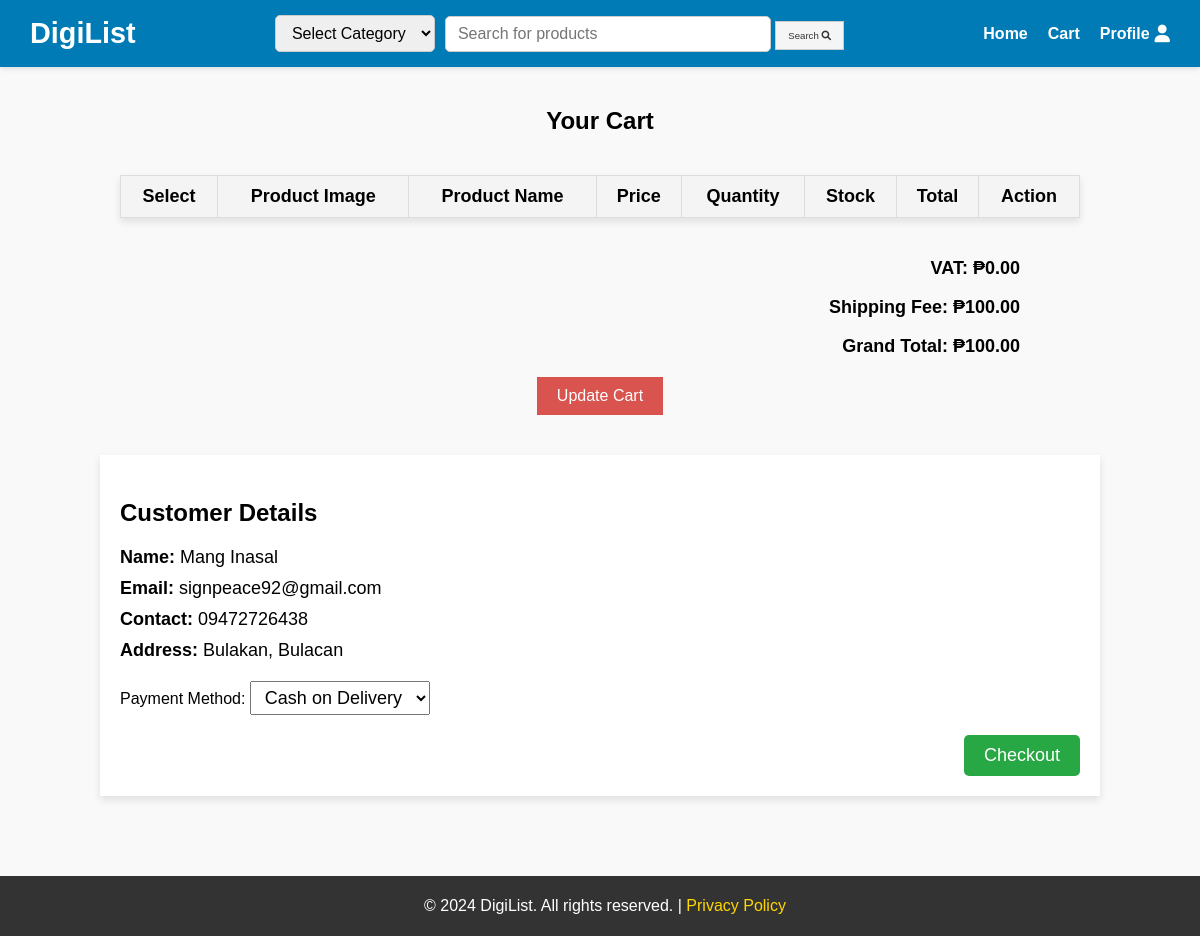
The page /customer_cart.php (signed in) on the database its author committed.
### tables this page shows
CREATE TABLE `users` (
  `user_id` int(11) NOT NULL,
  `fullname` varchar(255) NOT NULL,
  `username` varchar(255) DEFAULT NULL,
  `password` varchar(255) DEFAULT NULL,
  `email` varchar(255) DEFAULT NULL,
  `user_contact` varchar(15) DEFAULT NULL,
  `user_address` text DEFAULT NULL,
  `role` enum('Customer','Admin') DEFAULT 'Customer',
  `user_img` varchar(255) DEFAULT NULL,
  `time_created` timestamp NOT NULL DEFAULT current_timestamp() ON UPDATE current_timestamp(),
  `time_updated` timestamp NOT NULL DEFAULT current_timestamp() ON UPDATE current_timestamp(),
  `reset_token` varchar(255) DEFAULT NULL,
  `token_expiry` datetime DEFAULT NULL
);

### htdocs/customer_cart.php (the view, shortened to what this page needs)
<?php
include 'connection.php';
$user_id = $_SESSION['user_id'];
$sql_user = "SELECT fullname, email, user_contact, user_address FROM users WHERE user_id = ?";
$stmt_user = $conn->prepare($sql_user);
$stmt_user->bind_param("i", $user_id);
$stmt_user->execute();
$user_details = $stmt_user->get_result()->fetch_assoc();
?>
<!DOCTYPE html>
<html lang="en">
<head>
    <link rel="stylesheet" href="https://cdnjs.cloudflare.com/ajax/libs/font-awesome/6.0.0-beta3/css/all.min.css">
</head>
<body>
<header class="navbar">
    <div class="logo">
        <h1>DigiList</h1>
    </div>
    <div class="search-bar">
<select id="category-dropdown" onchange="redirectToCategory()">
    <option value="">Select Category</option>
</select>
    <form action="products_list.php" method="GET">
        <input type="text" name="search" placeholder="Search for products" value="">
        <button type="submit" class="search-button">Search <i class="fas fa-search"></i></button>
    </form>
    </div>
    <div class="nav-links">
        <ul>
            <li><a href="customer_dashboard.php">Home</a></li>
            <li><a href="customer_cart.php">Cart</a></li>
            <li class="dropdown">
                <a href="#" class="profile-icon">Profile <i class="fa fa-user"></i></a>
            </li>
        </ul>
    </div>
</header>
<div class="main-content">
    <h2 style="text-align:center; margin-top: 40px;">Your Cart</h2>
    <form action="" method="POST">
    <table class="cart-table">
        <thead>
            <tr>
                <th>Select</th>
                <th>Product Image</th>
                <th>Product Name</th>
                <th>Price</th>
                <th>Quantity</th>
                <th>Stock</th>
                <th>Total</th>
                <th>Action</th>
            </tr>
        </thead>
            <?php
            $total_price = 0;
                ?>
    </table>
    <div class="total-price">
      <?php
      $vat = $total_price * 0.10;
      $shipping_fee = 100;
      $grand_total = $total_price + $vat + $shipping_fee;
      ?>
      <p><strong>VAT: ₱<?php echo number_format($vat, 2); ?></strong></p>
      <p><strong>Shipping Fee: ₱<?php echo number_format($shipping_fee, 2); ?></strong></p>
      <p><strong>Grand Total: ₱<?php echo number_format($grand_total, 2); ?></strong></p>
    </div>
    <button type="submit" class="update-button" name="update_cart" value="update_cart">Update Cart</button>
    <div class="customer-details-section">
       <h3>Customer Details</h3>
      <p><strong>Name:</strong> <?php echo htmlspecialchars($user_details['fullname']); ?></p>
      <p><strong>Email:</strong> <?php echo htmlspecialchars($user_details['email']); ?></p>
      <p><strong>Contact:</strong> <?php echo htmlspecialchars($user_details['user_contact']); ?></p>
      <p><strong>Address:</strong> <?php echo htmlspecialchars($user_details['user_address']); ?></p>
      <label for="payment_method">Payment Method:</label>
      <select name="payment_method" id="payment_method" class="payment-dropdown">
          <option value="COD">Cash on Delivery</option>
      </select>
      <div class="checkout-button-container">
         <button type="submit" class="checkout-button" name="checkout_selected" value="checkout_selected">Checkout</button>
      </div>
    </div>
</form>
</div>
    <footer class="footer">
        <p>&copy; 2024 DigiList. All rights reserved. | <a href="#">Privacy Policy</a></p>
    </footer>
</body>
</html>

### htdocs/customer_cart.php (style rules this page uses)
body { height: 100%; font-family: 'Arial', sans-serif; margin: 0; padding: 0; background-color: #f9f9f9; overflow-x: hidden; display: flex; flex-direction: column; min-height: 100vh; }
.navbar { display: flex; justify-content: space-between; align-items: center; background-color: #007bb5; padding: 15px 30px; color: white; position: sticky; top: 0; z-index: 10; box-shadow: 0 2px 5px rgba(0, 0, 0, 0.1); }
.navbar .logo h1 { font-size: 1.8rem; font-weight: bold; margin: 0; }
.navbar .search-bar input { padding: 8px 12px; width: 300px; border-radius: 5px; border: 1px solid #ccc; font-size: 1rem; }
.navbar .nav-links ul { list-style: none; display: flex; gap: 20px; margin: 0; padding: 0; }
.navbar .nav-links a { color: white; text-decoration: none; font-weight: bold; transition: color 0.3s ease; }
.navbar .dropdown { position: relative; }
.profile-icon i { margin-left: 5px; font-size: 1.1rem; }
.navbar .dropdown > a { display: flex; align-items: center; cursor: pointer; }
.search-bar { display: flex; align-items: center; gap: 10px; }
#category-dropdown { padding: 8px 12px; font-size: 1rem; border-radius: 5px; border: 1px solid #ccc; }
.search-bar input { padding: 8px 12px; border-radius: 5px; border: 1px solid #ccc; font-size: 1rem; width: 300px; }
.search-button { padding: 8px 12px; font-size: 0.6rem; background-color: #f5f5f5; color: #333; border: 1px solid #ccc; / border-radius: 5px; cursor: pointer; }
.search-button i { font-size: 0.6rem; }
.main-content { flex-grow: 1; overflow-y: auto; padding-bottom: 100px; }
.cart-table { width: 80%; margin: 40px auto; border-collapse: collapse; text-align: center; background-color: #fff; box-shadow: 0 4px 8px rgba(0, 0, 0, 0.1); }
.cart-table th, .cart-table td { border: 1px solid #ddd; padding: 10px; }
.cart-table th { background-color: #f4f4f4; font-size: 18px; }
.total-price { text-align: right; font-size: 18px; font-weight: bold; width: 85%; margin-bottom: 20px; }
.update-button { display: block; margin: 0 auto; padding: 10px 20px; background-color: #d9534f; color: #fff; border: none; cursor: pointer; font-size: 16px; }
.customer-details-section { width: 80%; margin: 40px auto; background-color: #fff; padding: 20px; box-shadow: 0 4px 8px rgba(0, 0, 0, 0.1); }
.customer-details-section h3 { font-size: 24px; margin-bottom: 20px; }
.customer-details-section p { font-size: 18px; margin: 10px 0; }
.payment-dropdown { font-size: 18px; padding: 5px 10px; margin-top: 10px; }
.checkout-button-container { display: flex; justify-content: flex-end; margin-top: 20px; }
.checkout-button { background-color: #28a745; color: white; padding: 10px 20px; font-size: 18px; border: none; border-radius: 5px; cursor: pointer; transition: background-color 0.3s; }
.footer { background-color: #333; color: white; padding: 5px; text-align: center; position: fixed; bottom: 0; width: 100%; }
.footer a { color: #ffd700; text-decoration: none; transition: color 0.3s ease; }

### rows shown on the page
users: fullname "Mang Inasal", email "signpeace92@gmail.com", user_contact "09472726438", user_address "Bulakan, Bulacan"

### other values the page prints
$vat "0.00"
$shipping_fee "100.00"
$grand_total "100.00"
